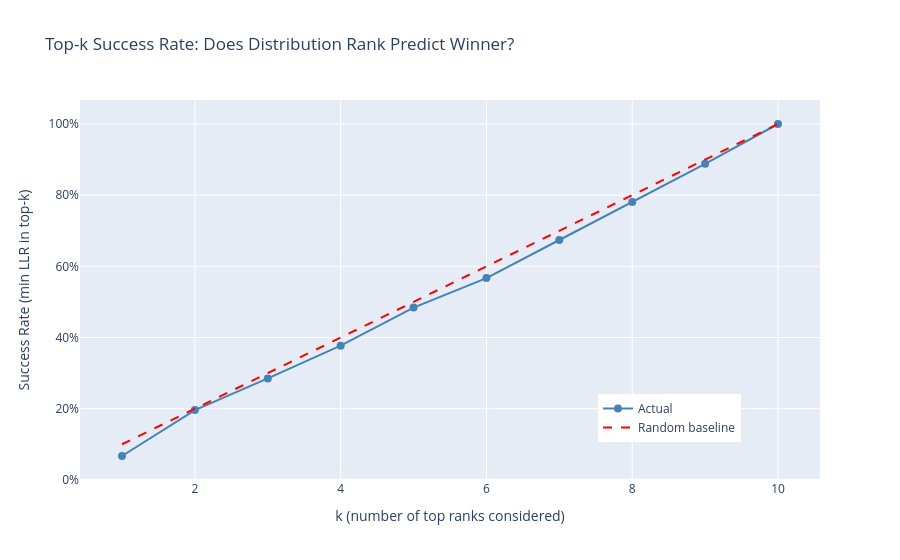

Here is the notebook cell this chart was saved with:
### Code cell
# ==============================================================================
# Visualization: Top-k Success Rate
# ==============================================================================

fig = go.Figure()

# Actual success rate
fig.add_trace(go.Scatter(
    x=df_topk["k"],
    y=df_topk["success_rate"],
    mode="lines+markers",
    name="Actual",
    line=dict(color="steelblue", width=2),
    marker=dict(size=8),
))

# Random baseline
fig.add_trace(go.Scatter(
    x=df_topk["k"],
    y=df_topk["random_rate"],
    mode="lines",
    name="Random baseline",
    line=dict(color="red", width=2, dash="dash"),
))

fig.update_layout(
    title="Top-k Success Rate: Does Distribution Rank Predict Winner?",
    xaxis_title="k (number of top ranks considered)",
    yaxis_title="Success Rate (min LLR in top-k)",
    yaxis_tickformat=".0%",
    legend=dict(x=0.7, y=0.1),
)

fig.show()

### Figure 1 — Plotly figure (JSON) as saved in the notebook; plotly's stock layout.template omitted (floating-point values rounded to 4 significant figures)
{"data": [{"line": {"color": "steelblue", "width": 2}, "marker": {"size": 8}, "mode": "lines+markers", "name": "Actual", "type": "scatter", "x": [1, 2, 3, 4, 5, 6, 7, 8, 9, 10], "y": [0.067, 0.196, 0.285, 0.377, 0.484, 0.567, 0.674, 0.781, 0.888, 1.0]}, {"line": {"color": "red", "dash": "dash", "width": 2}, "mode": "lines", "name": "Random baseline", "type": "scatter", "x": [1, 2, 3, 4, 5, 6, 7, 8, 9, 10], "y": [0.1, 0.2, 0.3, 0.4, 0.5, 0.6, 0.7, 0.8, 0.9, 1.0]}], "layout": {"legend": {"x": 0.7, "y": 0.1}, "title": {"text": "Top-k Success Rate: Does Distribution Rank Predict Winner?"}, "xaxis": {"title": {"text": "k (number of top ranks considered)"}}, "yaxis": {"tickformat": ".0%", "title": {"text": "Success Rate (min LLR in top-k)"}}}}
